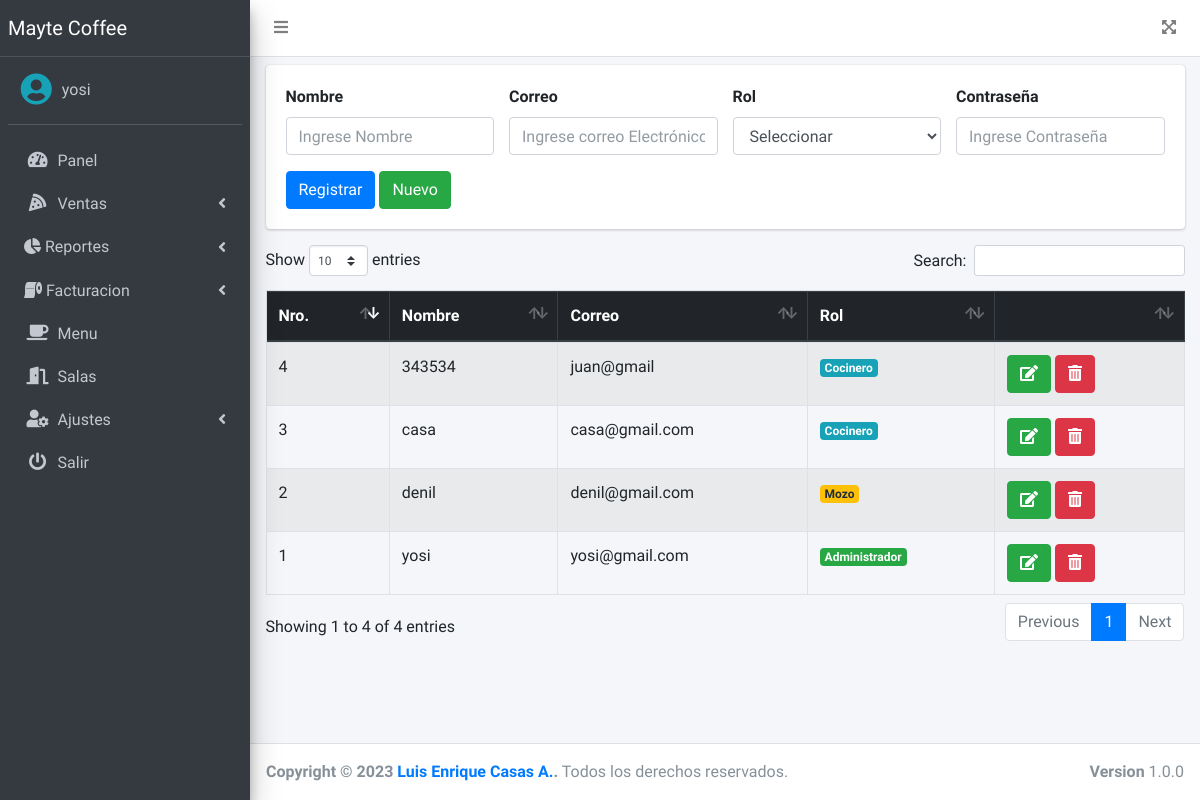
The app's page /src/usuarios.php (signed in) with its own data.
### tables this page shows
CREATE TABLE `usuarios` (
  `id` int(11) NOT NULL,
  `nombre` varchar(200) NOT NULL,
  `correo` varchar(200) NOT NULL,
  `pass` varchar(50) NOT NULL,
  `rol` int(11) NOT NULL,
  `estado` int(11) NOT NULL DEFAULT 1
);

### src/usuarios.php (the view, shortened to what this page needs)
<?php
include "../conexion.php";
include "includes/header.php";
?>
<div class="card">
    <div class="card-body">
        <form action="" method="post" autocomplete="off" id="formulario">
            <div class="row">
                <div class="col-md-3">
                    <div class="form-group">
                        <label for="nombre">Nombre</label>
                        <input type="text" class="form-control" placeholder="Ingrese Nombre" name="nombre" id="nombre">
                    </div>
                </div>
                <div class="col-md-3">
                    <div class="form-group">
                        <label for="correo">Correo</label>
                        <input type="correo" class="form-control" placeholder="Ingrese correo Electrónico" name="correo" id="correo">
                    </div>
                </div>
                <div class="col-md-3">
                    <div class="form-group">
                        <label for="rol">Rol</label>
                        <select id="rol" class="form-control" name="rol">
                            <option>Seleccionar</option>
                        </select>
                    </div>
                </div>
                <div class="col-md-3">
                    <div class="form-group">
                        <label for="pass">Contraseña</label>
                        <input type="password" class="form-control" placeholder="Ingrese Contraseña" name="pass" id="pass">
                    </div>
                </div>
            </div>
            <input type="submit" value="Registrar" class="btn btn-primary" id="btnAccion">
            <input type="button" value="Nuevo" class="btn btn-success" id="btnNuevo" onclick="limpiar()">
        </form>
    </div>
</div>
<div class="table-responsive">
    <table class="table table-hover table-striped table-bordered mt-2" id="tbl">
        <thead class="thead-dark">
            <tr>
                <th>Nro.</th>
                <th>Nombre</th>
                <th>Correo</th>
                <th>Rol</th>
                <th></th>
            </tr>
        </thead>
        <tbody>
            <?php
            $contador = 1;
            $query = mysqli_query($conexion, "SELECT * FROM usuarios WHERE estado = 1");
            $result = mysqli_num_rows($query);
            if ($result > 0) {
                while ($data = mysqli_fetch_assoc($query)) {
                    if ($data['rol'] == 1) {
                        $rol = '<span class="badge badge-success">Administrador</span>';
                    }else if($data['rol'] == 2){
                        $rol = '<span class="badge badge-info">Cocinero</span>';
                    }else{
                        $rol = '<span class="badge badge-warning">Mozo</span>';
                    }
                    ?>
                    <tr>
                        <td><?php echo $contador; $contador++;?></td>
                        <td><?php echo $data['nombre']; ?></td>
                        <td><?php echo $data['correo']; ?></td>
                        <td><?php echo $rol; ?></td>
                        <td>
                            <a href="#" onclick="editarUsuario(<?php echo $data['id']; ?>)" class="btn btn-success"><i class='fas fa-edit'></i></a>
                            <form action="eliminar.php?id=<?php echo $data['id']; ?>&accion=usuarios" method="post" class="confirmar d-inline">
                                <button class="btn btn-danger" type="submit"><i class='fas fa-trash-alt'></i> </button>
                            </form>
                        </td>
                    </tr>
            <?php }
            } ?>
        </tbody>
    </table>
</div>
<?php include_once "includes/footer.php"; ?>

### records on screen
usuarios: nombre "yosi", correo "yosi@gmail.com", rol "Administrador"
usuarios: nombre "denil", correo "denil@gmail.com", rol "Mozo"
usuarios: nombre "casa", correo "casa@gmail.com", rol "Cocinero"
usuarios: nombre "343534", correo "juan@gmail", rol "Cocinero"

### other values on screen
$_SESSION['nombre'] "yosi"
